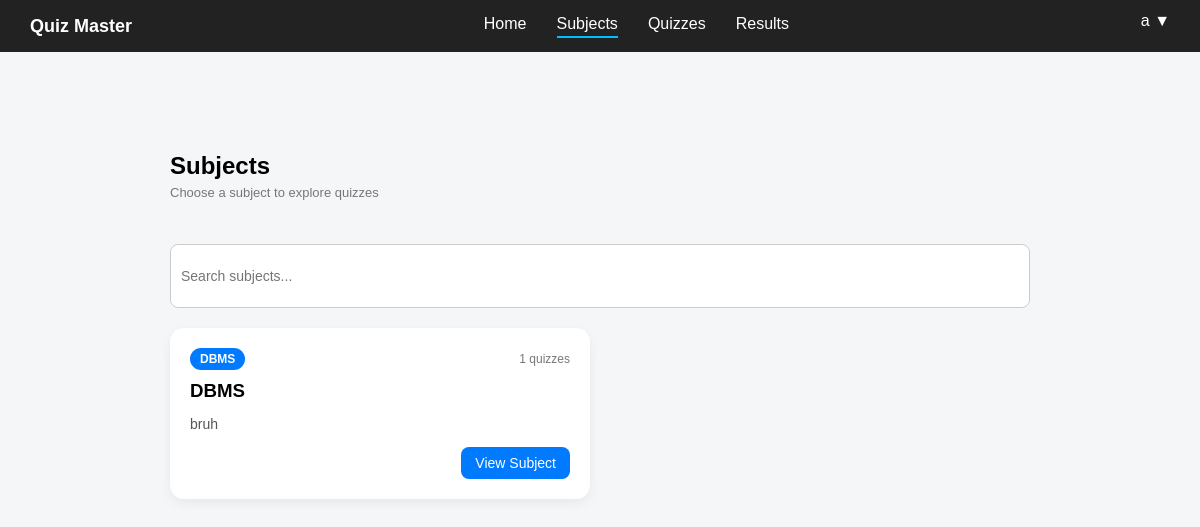
Page /dashboard/subjects (signed in) on the earlier database version.
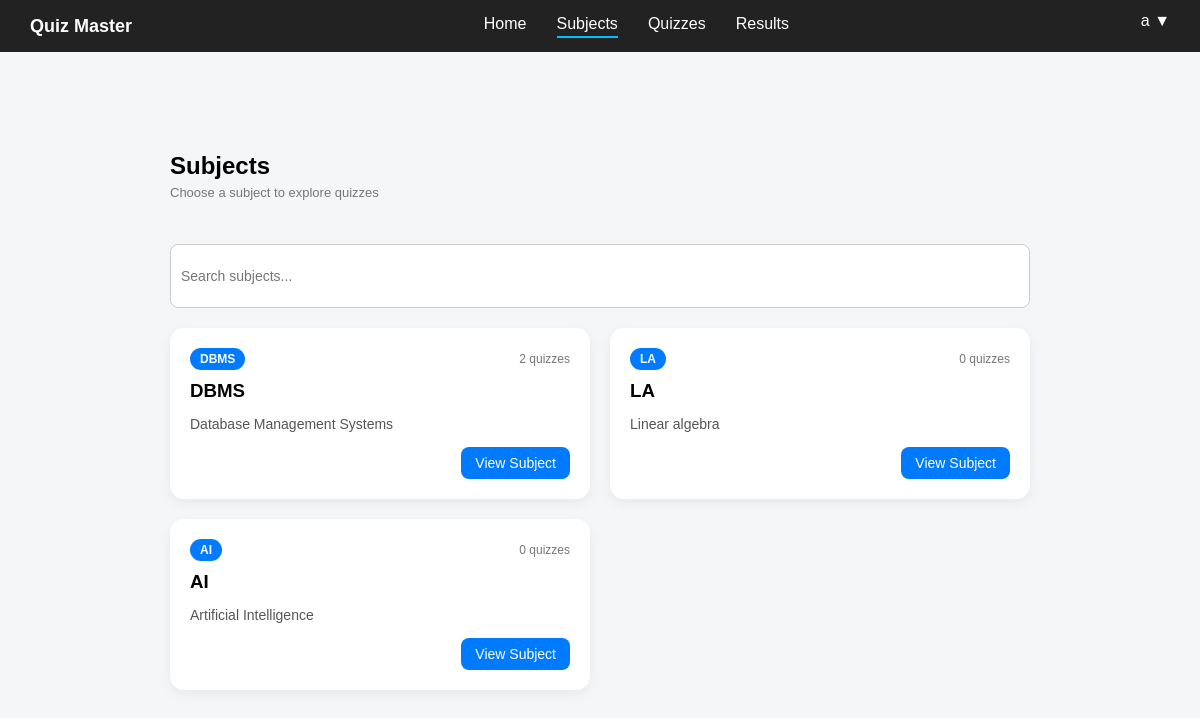
Same page on the later database version.
### controller/models.py (models this page shows)
class Subject(db.Model):
    __tablename__ = "subjects"
    id = db.Column(db.Integer, primary_key=True)
    name = db.Column(db.String(100), nullable=False)
    description = db.Column(db.Text)
    quizzes = db.relationship("Quiz", backref="subject", lazy=True)

### app.py (the view)
@app.route("/dashboard/subjects")
def student_subjects():
    user_id = session.get("user_id")
    if not user_id:
        return redirect(url_for("login"))
    subjects = Subject.query.all()
    return render_template("student_subjects.html", subjects=subjects)

### templates/student_subjects.html (shortened to what this page needs)
{% extends "base.html" %}
{% block content %}
<div class="container">
    <div class="header">
        <div>
            <h1>Subjects</h1>
            <p class="subtitle">Choose a subject to explore quizzes</p>
        </div>
    </div>
    <div class="top-bar">
        <input type="text" placeholder="Search subjects..." id="searchInput">
    </div>
    <div class="subject-grid">
        {% for s in subjects %}
        <div class="subject-card">
            <div class="subject-top">
                <div class="badge">
                    {{ s.name[:4] | upper }}
                </div>
                <span class="count">
                    {{ s.quizzes|length }} quizzes
                </span>
            </div>
            <h3>{{ s.name }}</h3>
            <p>
                {{ s.description if s.description else "No description available" }}
            </p>
            <div class="subject-bottom">
                <button class="btn view"
                    onclick="location.href='{{ url_for('student_subject_quizzes', subject_id=s.id) }}'">
                    View Subject
                </button>
            </div>
        </div>
        {% endfor %}
    </div>
</div>
{% endblock %}

Differences in the rows shown:
changed Subject "DBMS": quizzes|length "1" → "2"; description "bruh" → "Database Management Systems"
added Subject: name "LA", quizzes|length "0", description "Linear algebra"
added Subject: name "AI", quizzes|length "0", description "Artificial Intelligence"
